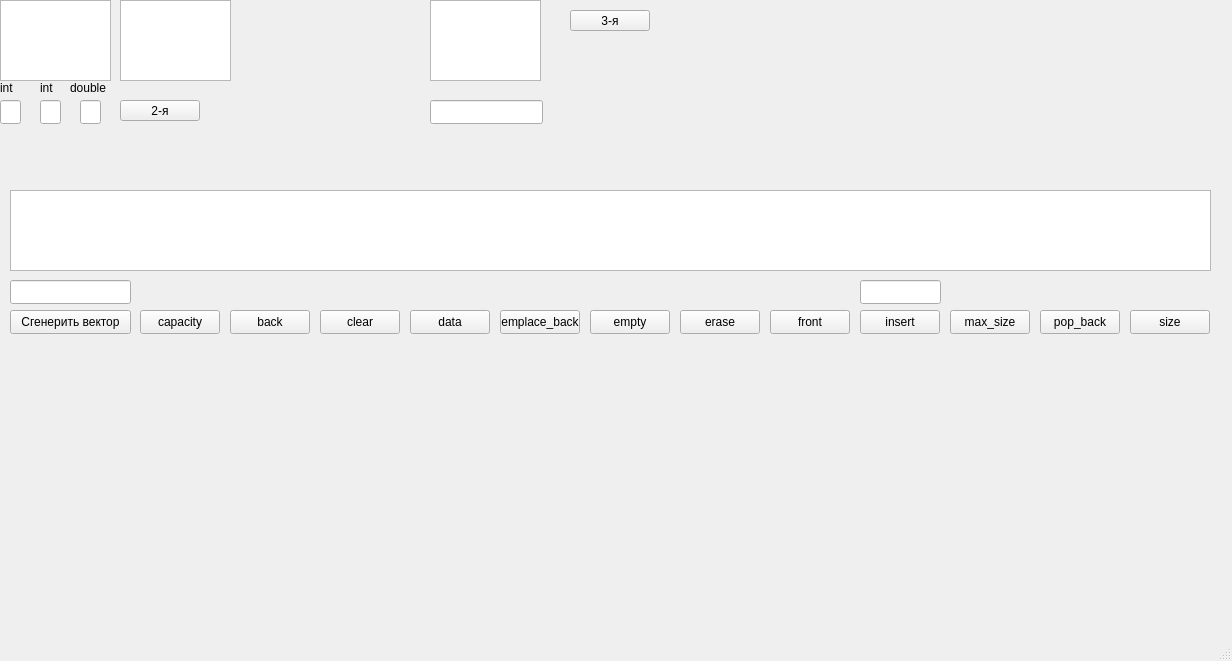
<?xml version="1.0" encoding="UTF-8"?>
<ui version="4.0">
 <class>MainWindow</class>
 <widget class="QMainWindow" name="MainWindow">
  <property name="geometry">
   <rect>
    <x>0</x>
    <y>0</y>
    <width>1232</width>
    <height>661</height>
   </rect>
  </property>
  <property name="windowTitle">
   <string>MainWindow</string>
  </property>
  <widget class="QWidget" name="centralwidget">
   <widget class="QPushButton" name="pushButton">
    <property name="geometry">
     <rect>
      <x>120</x>
      <y>100</y>
      <width>80</width>
      <height>21</height>
     </rect>
    </property>
    <property name="text">
     <string>2-я</string>
    </property>
   </widget>
   <widget class="QTextBrowser" name="textBrowser">
    <property name="geometry">
     <rect>
      <x>0</x>
      <y>0</y>
      <width>111</width>
      <height>81</height>
     </rect>
    </property>
   </widget>
   <widget class="QTextBrowser" name="textBrowser_2">
    <property name="geometry">
     <rect>
      <x>120</x>
      <y>0</y>
      <width>111</width>
      <height>81</height>
     </rect>
    </property>
   </widget>
   <widget class="QLineEdit" name="lineEdit">
    <property name="geometry">
     <rect>
      <x>0</x>
      <y>100</y>
      <width>21</width>
      <height>24</height>
     </rect>
    </property>
   </widget>
   <widget class="QLineEdit" name="lineEdit_2">
    <property name="geometry">
     <rect>
      <x>40</x>
      <y>100</y>
      <width>21</width>
      <height>24</height>
     </rect>
    </property>
   </widget>
   <widget class="QLineEdit" name="lineEdit_3">
    <property name="geometry">
     <rect>
      <x>80</x>
      <y>100</y>
      <width>21</width>
      <height>24</height>
     </rect>
    </property>
   </widget>
   <widget class="QLabel" name="label">
    <property name="geometry">
     <rect>
      <x>0</x>
      <y>80</y>
      <width>16</width>
      <height>16</height>
     </rect>
    </property>
    <property name="text">
     <string>int</string>
    </property>
   </widget>
   <widget class="QLabel" name="label_2">
    <property name="geometry">
     <rect>
      <x>40</x>
      <y>80</y>
      <width>16</width>
      <height>16</height>
     </rect>
    </property>
    <property name="text">
     <string>int</string>
    </property>
   </widget>
   <widget class="QLabel" name="label_3">
    <property name="geometry">
     <rect>
      <x>70</x>
      <y>80</y>
      <width>41</width>
      <height>16</height>
     </rect>
    </property>
    <property name="text">
     <string>double</string>
    </property>
   </widget>
   <widget class="QTextBrowser" name="textBrowser_3">
    <property name="geometry">
     <rect>
      <x>430</x>
      <y>0</y>
      <width>111</width>
      <height>81</height>
     </rect>
    </property>
   </widget>
   <widget class="QLineEdit" name="lineEdit_4">
    <property name="geometry">
     <rect>
      <x>430</x>
      <y>100</y>
      <width>113</width>
      <height>24</height>
     </rect>
    </property>
   </widget>
   <widget class="QPushButton" name="pushButton_2">
    <property name="geometry">
     <rect>
      <x>570</x>
      <y>10</y>
      <width>80</width>
      <height>21</height>
     </rect>
    </property>
    <property name="text">
     <string>3-я</string>
    </property>
   </widget>
   <widget class="QPushButton" name="pushButton_3">
    <property name="geometry">
     <rect>
      <x>10</x>
      <y>310</y>
      <width>121</width>
      <height>24</height>
     </rect>
    </property>
    <property name="text">
     <string>Сгенерить вектор</string>
    </property>
   </widget>
   <widget class="QLineEdit" name="lineEdit_5">
    <property name="geometry">
     <rect>
      <x>10</x>
      <y>280</y>
      <width>121</width>
      <height>24</height>
     </rect>
    </property>
   </widget>
   <widget class="QTextBrowser" name="textBrowser_4">
    <property name="geometry">
     <rect>
      <x>10</x>
      <y>190</y>
      <width>1201</width>
      <height>81</height>
     </rect>
    </property>
   </widget>
   <widget class="QPushButton" name="pushButton_4">
    <property name="geometry">
     <rect>
      <x>140</x>
      <y>310</y>
      <width>80</width>
      <height>24</height>
     </rect>
    </property>
    <property name="text">
     <string>capacity</string>
    </property>
   </widget>
   <widget class="QPushButton" name="pushButton_5">
    <property name="geometry">
     <rect>
      <x>230</x>
      <y>310</y>
      <width>80</width>
      <height>24</height>
     </rect>
    </property>
    <property name="text">
     <string>back</string>
    </property>
   </widget>
   <widget class="QPushButton" name="pushButton_6">
    <property name="geometry">
     <rect>
      <x>320</x>
      <y>310</y>
      <width>80</width>
      <height>24</height>
     </rect>
    </property>
    <property name="text">
     <string>clear</string>
    </property>
   </widget>
   <widget class="QPushButton" name="pushButton_7">
    <property name="geometry">
     <rect>
      <x>410</x>
      <y>310</y>
      <width>80</width>
      <height>24</height>
     </rect>
    </property>
    <property name="text">
     <string>data</string>
    </property>
   </widget>
   <widget class="QPushButton" name="pushButton_8">
    <property name="geometry">
     <rect>
      <x>500</x>
      <y>310</y>
      <width>80</width>
      <height>24</height>
     </rect>
    </property>
    <property name="text">
     <string>emplace_back</string>
    </property>
   </widget>
   <widget class="QPushButton" name="pushButton_9">
    <property name="geometry">
     <rect>
      <x>590</x>
      <y>310</y>
      <width>80</width>
      <height>24</height>
     </rect>
    </property>
    <property name="text">
     <string>empty</string>
    </property>
   </widget>
   <widget class="QPushButton" name="pushButton_10">
    <property name="geometry">
     <rect>
      <x>680</x>
      <y>310</y>
      <width>80</width>
      <height>24</height>
     </rect>
    </property>
    <property name="text">
     <string>erase</string>
    </property>
   </widget>
   <widget class="QPushButton" name="pushButton_11">
    <property name="geometry">
     <rect>
      <x>770</x>
      <y>310</y>
      <width>80</width>
      <height>24</height>
     </rect>
    </property>
    <property name="text">
     <string>front</string>
    </property>
   </widget>
   <widget class="QPushButton" name="pushButton_12">
    <property name="geometry">
     <rect>
      <x>860</x>
      <y>310</y>
      <width>80</width>
      <height>24</height>
     </rect>
    </property>
    <property name="text">
     <string>insert</string>
    </property>
   </widget>
   <widget class="QPushButton" name="pushButton_13">
    <property name="geometry">
     <rect>
      <x>950</x>
      <y>310</y>
      <width>80</width>
      <height>24</height>
     </rect>
    </property>
    <property name="text">
     <string>max_size</string>
    </property>
   </widget>
   <widget class="QPushButton" name="pushButton_14">
    <property name="geometry">
     <rect>
      <x>1040</x>
      <y>310</y>
      <width>80</width>
      <height>24</height>
     </rect>
    </property>
    <property name="text">
     <string>pop_back</string>
    </property>
   </widget>
   <widget class="QPushButton" name="pushButton_16">
    <property name="geometry">
     <rect>
      <x>1130</x>
      <y>310</y>
      <width>80</width>
      <height>24</height>
     </rect>
    </property>
    <property name="text">
     <string>size</string>
    </property>
   </widget>
   <widget class="QLineEdit" name="lineEdit_6">
    <property name="geometry">
     <rect>
      <x>860</x>
      <y>280</y>
      <width>81</width>
      <height>24</height>
     </rect>
    </property>
   </widget>
  </widget>
  <widget class="QMenuBar" name="menubar">
   <property name="geometry">
    <rect>
     <x>0</x>
     <y>0</y>
     <width>1232</width>
     <height>21</height>
    </rect>
   </property>
  </widget>
  <widget class="QStatusBar" name="statusbar"/>
 </widget>
 <resources/>
 <connections/>
</ui>
